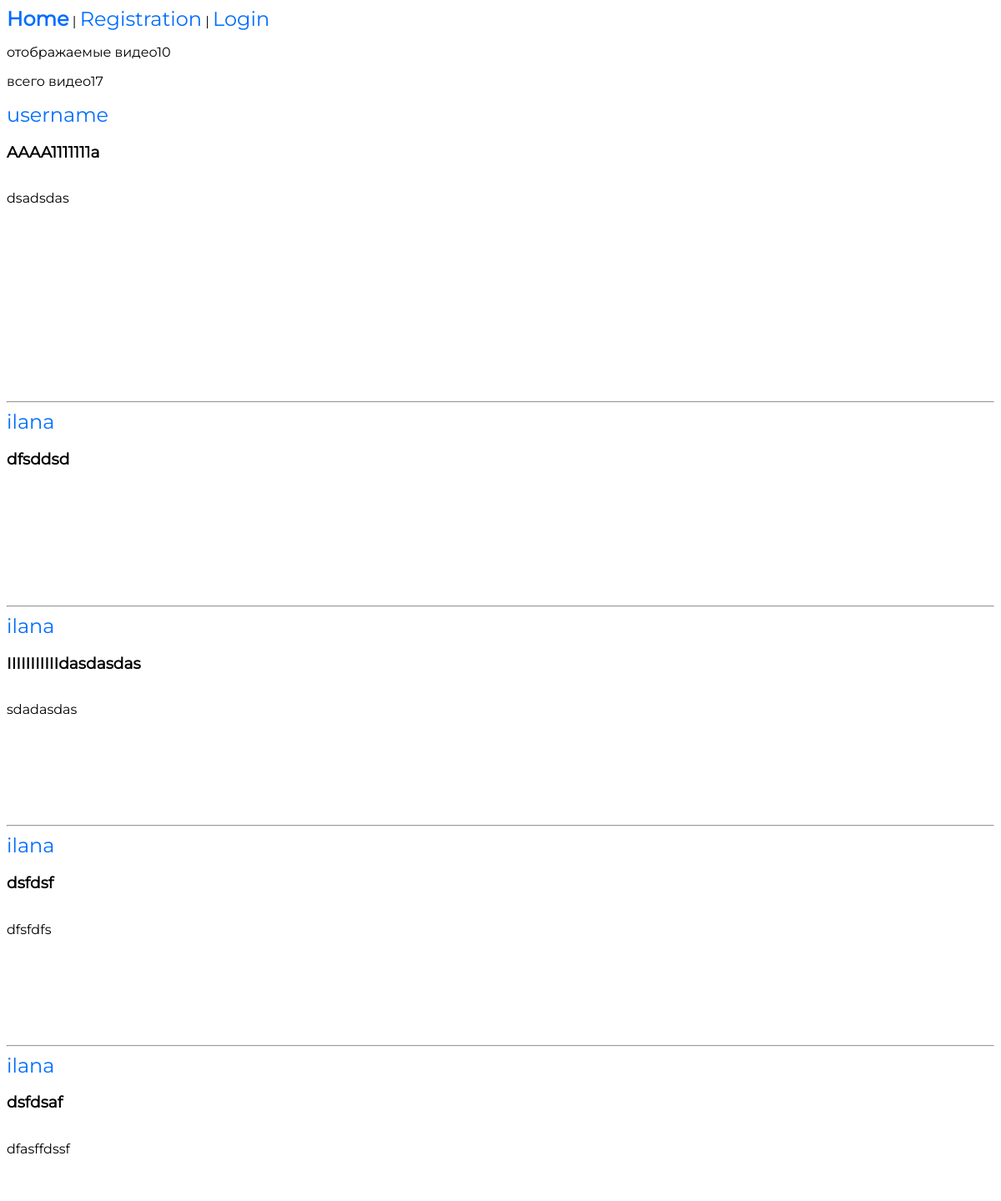
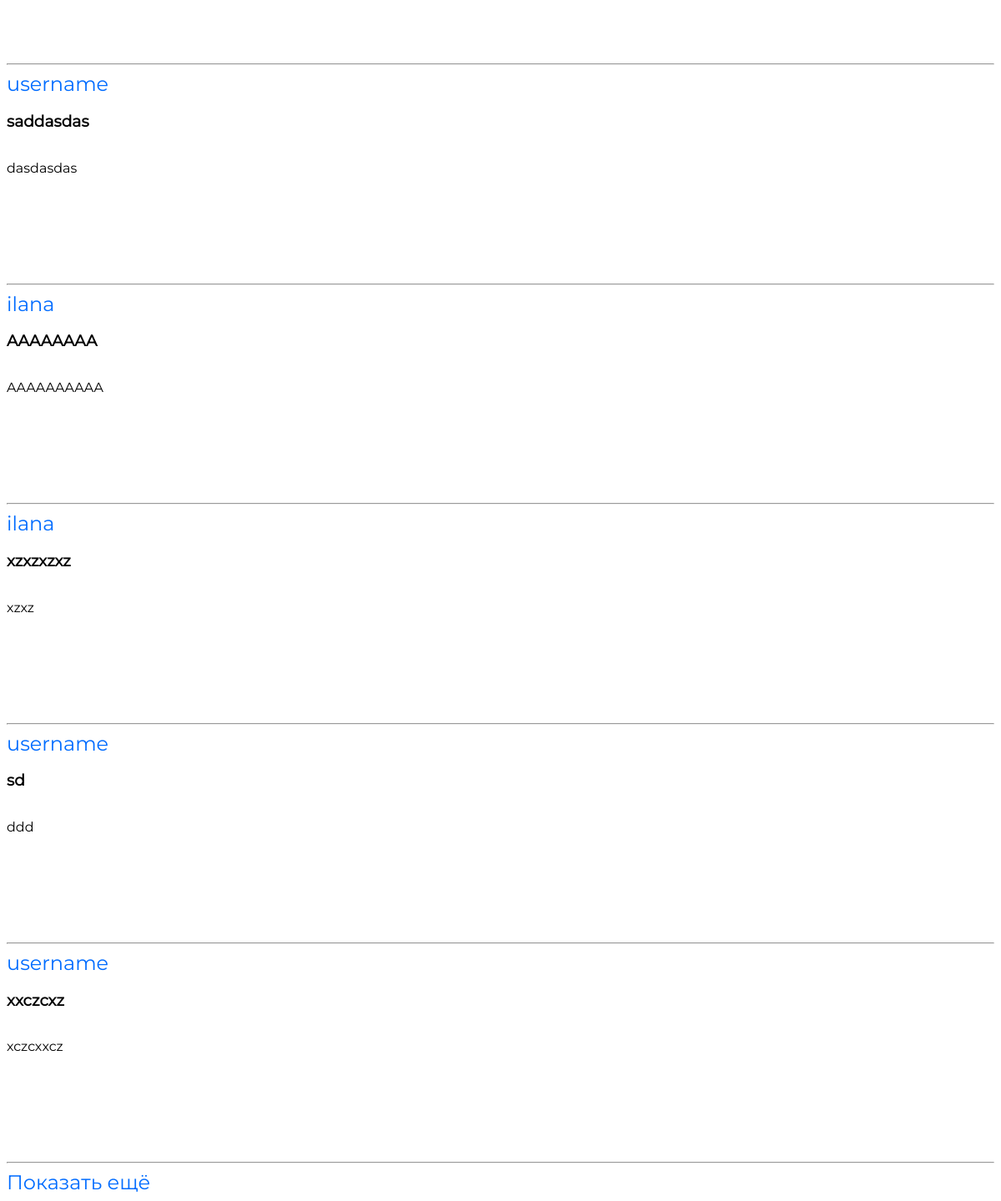
Before: / with the older database file (2 pictures, top to bottom).
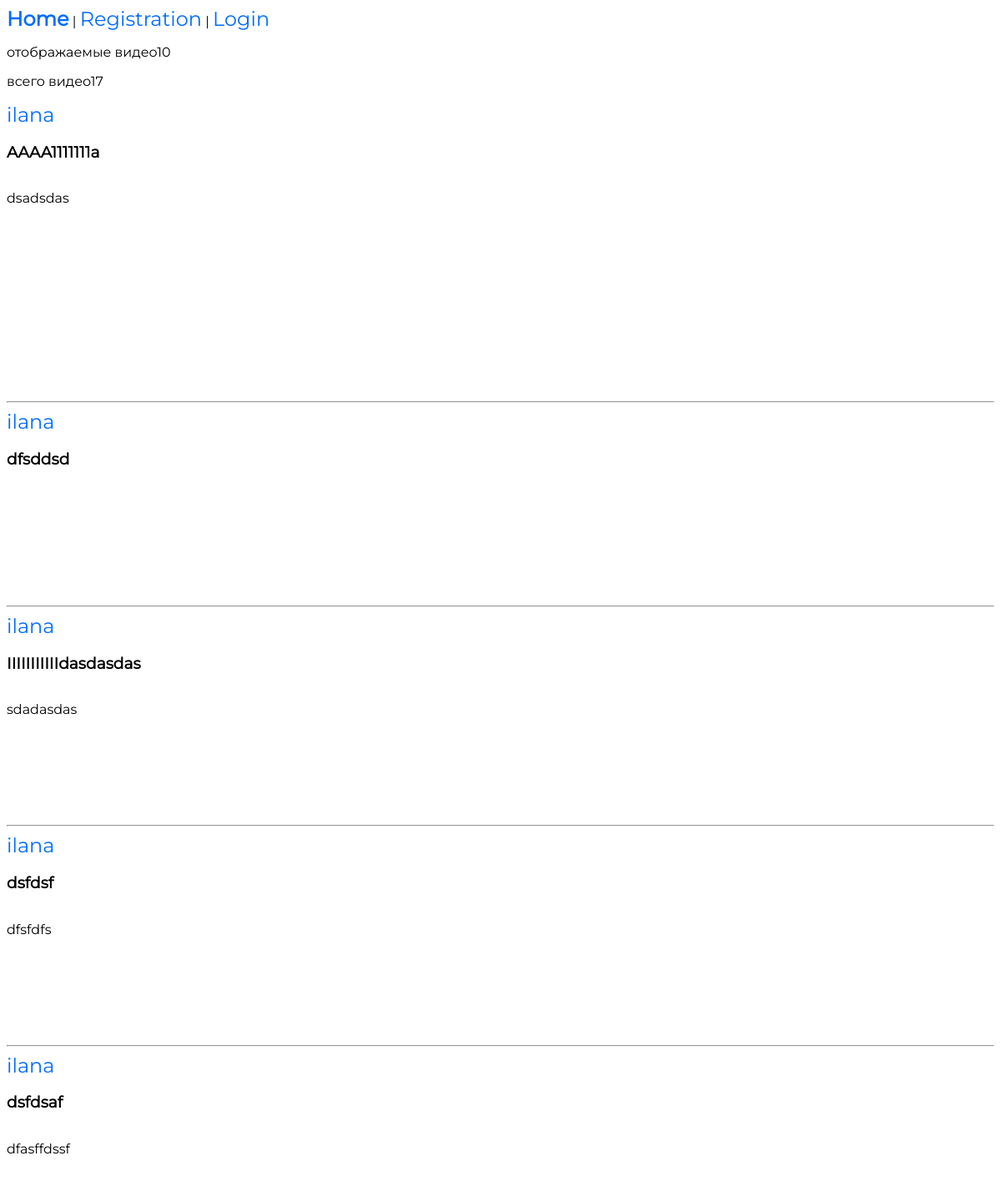
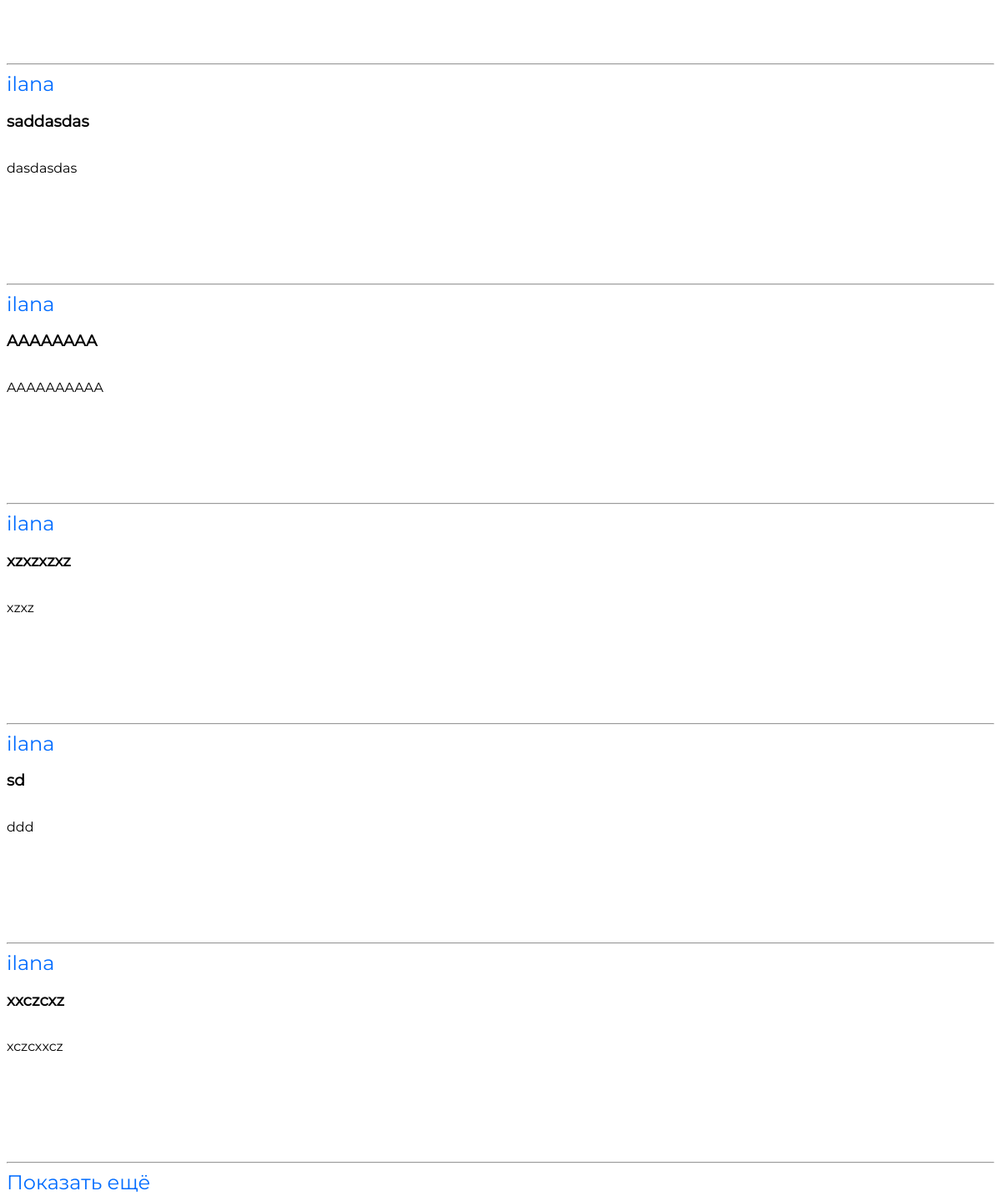
After: the same page with the newer database file (2 pictures, top to bottom).
### tables this page shows
CREATE TABLE `videos` (
  `id` int(11) NOT NULL,
  `video_url` text NOT NULL,
  `channelname` varchar(50) DEFAULT NULL,
  `videoname` varchar(50) NOT NULL,
  `description` varchar(500) DEFAULT NULL,
  `channel_id` int(11) NOT NULL,
  `image_url` text NOT NULL
);

### includes/db_conn.php (called while the page is built, shortened)
<?php
$user = isset($_SESSION['user_id']) ? getUser($_SESSION['user_id']) : false;
function preparePost($post)
{
    $post['videoname'] = htmlspecialchars($post['videoname']);
    $post['description'] = $post['description'];
    $post['video_url'] = htmlspecialchars($post['video_url']);
    $post['image_url'] =  htmlspecialchars($post['image_url']);
    return $post;
}

### index.php (the view, shortened to what this page needs)
<? include 'includes/header.php'; ?>
<? endif;
$perPage = 10;
$page = $_GET['page'] ?? 1;
$sqlString = "SELECT * FROM videos";
$videos = $db->query($sqlString)->fetchAll();
$count = $page * $perPage;
$display = array_slice($videos, 0, $count);
shuffle($display);
?>
<p>отображаемые видео<?= count($display) ?></p>
<p>всего видео<?= count($videos) ?></p>
<?php foreach ($display as $video) :
    $video = preparePost($video);
?>
    <article>
        <div class="videos">
            <a href="channel.php?id=<?= $video['channel_id'] ?>"><?= $video['channelname'] ?></a>
            <h3><?= $video['videoname'] ?></h3>
            <p><?= $video['description'] ?></p>
            <br>
            <br>
            <a href="show.php?id=<?= $video['id'] ?>"><img src="<?= $video['image_url']  ?>" alt=""></a>
            <br>
            <br>
    </article>
    <hr>
<?php endforeach; ?>
<?
if (count($display) < count($videos)) {
    echo '<a href="index.php?page=' . ($page + 1) . '">Показать ещё</a>';
} else {
    echo 'Вы просмотрели все видео';
}
?>
</body>
</html>

### includes/header.php (shortened to what this page needs)
<?php
include 'db_conn.php';
?>
<!doctype html>
<html lang="en">
<head>
    <link rel="stylesheet" href="../style.css">
</head>
<body>
    <nav>
        <b><a href="index.php">Home</a></b> |
        <?php if ($user) : ?>
            <a href="view.php">Create video</a> |
            <a href="mychannel.php?id=<?= $user['id'] ?>">My channel</a> |
            <a href="logout.php">Logout (<?= $user['email'] ?>)</a>
        <?php else : ?>
            <a href="registration.php">Registration</a> |
            <a href="login.php">Login</a>
        <?php endif; ?>
    </nav>

### style.css (style rules this page uses)
body { font-family: 'Montserrat'; }
.videos { display: flex; flex-direction: column; }
a { font-family: 'Montserrat'; text-decoration: none; color: #006CFF; font-size: 1.5rem; }

Changed rows visible on the page:
changed videos "AAAA1111111a": channelname "username" → "ilana"
changed videos "saddasdas": channelname "username" → "ilana"
changed videos "sd": channelname "username" → "ilana"
changed videos "xxczcxz": channelname "username" → "ilana"
